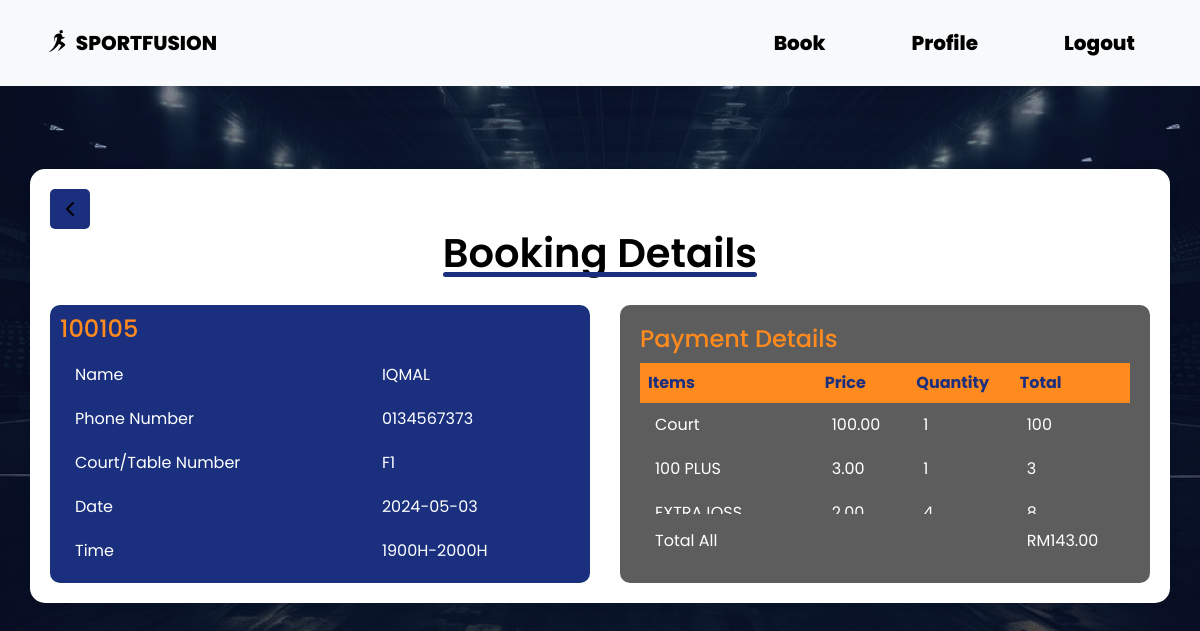
/scrollable.php?viewID=100105 (signed in), run on the app's committed database.
### tables this page shows
CREATE TABLE `booking` (
  `BOOKINGID` int NOT NULL,
  `BOOKINGDATE` date NOT NULL,
  `TIMESLOT` varchar(11) NOT NULL,
  `HOURSBOOKED` varchar(11) NOT NULL,
  `ADMINID` int DEFAULT NULL,
  `FACID` varchar(30) DEFAULT NULL,
  `CUSTID` int DEFAULT NULL
);

CREATE TABLE `customer` (
  `CUSTID` int NOT NULL,
  `CUSTNAME` varchar(255) NOT NULL,
  `CUSTADDRESS` varchar(255) DEFAULT NULL,
  `CUSTPHONE` varchar(255) DEFAULT NULL,
  `USERNAME` varchar(255) NOT NULL,
  `PASSWORD` varchar(255) NOT NULL
);

CREATE TABLE `facility` (
  `FACID` varchar(30) NOT NULL,
  `FACNAME` varchar(255) NOT NULL,
  `FACPRICEPERHOUR` decimal(10,2) DEFAULT NULL,
  `FACSTATUS` varchar(30) DEFAULT NULL,
  `SPORTID` int DEFAULT NULL
);

CREATE TABLE `addon` (
  `ADDONID` int NOT NULL,
  `ADDONNAME` varchar(255) NOT NULL,
  `ADDONPRICE` decimal(10,2) DEFAULT NULL,
  `ADDONQUANTITY` int DEFAULT NULL
);

CREATE TABLE `booking_addon` (
  `BOOKINGID` int NOT NULL,
  `ADDONID` int NOT NULL,
  `PRICE` decimal(10,2) NOT NULL,
  `QUANTITY` int NOT NULL
);

### scrollable.php (the view, shortened to what this page needs)
<!DOCTYPE html>
<html lang="en">
<?php
include "config.php";
$viewID = $_GET["viewID"];
?>
<head>
    <link rel="stylesheet" href="css/bootstrap.min.css">
    <link rel="stylesheet" href="style.css">
</head>
<body>
    <header>
        <nav class="navbar navbar-expand-lg navbar-light bg-light">
            <div class="container-fluid">
                <a class="navbar-brand" href="home.php">
                    <img src="resource/logo.svg" alt="Logo" width="30" height="24" class="d-inline-block align-text-top">
                    SPORTFUSION
                </a>
                <div class="collapse navbar-collapse" id="navbarNav">
                    <ul class="navbar-nav ms-auto">
                        <li class="nav-item">
                            <a class="nav-link" href="checkTime.php">Book</a>
                        </li>
                        <li class="nav-item">
                            <a class="nav-link" href="profile.php">Profile</a>
                        </li>
                        <li class="nav-item">
                            <a class="nav-link" href="logout.php">Logout</a>
                        </li>
                    </ul>
                </div>
            </div>
        </nav>
    </header>
    <main id="customer-details">
        <section class="choose-sport">
            <div class="container">
                <a href="cusPastBooking.php" class="back-button">
                    <svg width="24" height="24" viewBox="0 0 24 24" fill="none" xmlns="http://www.w3.org/2000/svg">
                        <path d="M15 18L9 12L15 6" stroke="black" stroke-width="2" stroke-linecap="round" stroke-linejoin="round" />
                    </svg>
                </a>
                <h1>Booking Details</h1>
                <div class="booking-details-wrapper">
                    <?php
                    $sqlBooking = "SELECT * FROM booking B JOIN customer C ON B.CUSTID = C.CUSTID WHERE BOOKINGID = ?";
                    $stmtBooking = $conn->prepare($sqlBooking);
                    if ($stmtBooking) {
                        $stmtBooking->bind_param("i", $viewID);
                        $stmtBooking->execute();
                        $resultBooking = $stmtBooking->get_result();
                        if ($resultBooking->num_rows > 0) {
                            $row = $resultBooking->fetch_assoc();
                            $bookingDate = $row["BOOKINGDATE"];
                            $bookingSlot = $row["TIMESLOT"];
                            $bookingFacID = $row["FACID"];
                            $bookingCustPhone = $row["CUSTPHONE"];
                            $bookingCustName = $row["CUSTNAME"];
                        } else {
                            echo "<script>alert('No Booking Available');</script>";
                        }
                    } else {
                        echo "Error preparing statement: " . $conn->error;
                    }
                    ?>
                    <div class="booking-details">
                        <div class="table-container">
                            <h3><?php echo $viewID; ?></h3>
                            <table>
                                <tr>
                                    <td>Name</td>
                                    <td><?php echo $bookingCustName; ?></td>
                                </tr>
                                <tr>
                                    <td>Phone Number</td>
                                    <td><?php echo $bookingCustPhone; ?></td>
                                </tr>
                                <tr>
                                    <td>Court/Table Number</td>
                                    <td><?php echo $bookingFacID; ?></td>
                                </tr>
                                <tr>
                                    <td>Date</td>
                                    <td><?php echo $bookingDate; ?></td>
                                </tr>
                                <tr>
                                    <td>Time</td>
                                    <td><?php echo $bookingSlot; ?></td>
                                </tr>
                            </table>
                        </div>
                    </div>
                    <div class="booking-details2">
                        <div class="table-container2">
                            <?php
                            $sqlPayment = "SELECT B.*, F.FACPRICEPERHOUR, A.ADDONID, A.QUANTITY, AD.ADDONPRICE, AD.ADDONNAME
                   FROM booking B
                   JOIN booking_addon A ON B.BOOKINGID = A.BOOKINGID
                   JOIN FACILITY F ON B.FACID = F.FACID
                   JOIN ADDON AD ON A.ADDONID = AD.ADDONID
                   WHERE B.BOOKINGID = ?";
                            $stmtPayment = $conn->prepare($sqlPayment);
                            if ($stmtPayment) {
                                $stmtPayment->bind_param("i", $viewID);
                                $stmtPayment->execute();
                                $resultPayment = $stmtPayment->get_result();
                                if ($resultPayment->num_rows > 0) {
                                    $totalAmount = 0;
                            ?>
                                    <h3>Payment Details</h3>
                                    <div class="scrollable-table">
                                        <table>
                                            <thead>
                                                <tr>
                                                    <th>Items</th>
                                                    <th>Price</th>
                                                    <th>Quantity</th>
                                                    <th>Total</th>
                                                </tr>
                                            </thead>
                                            <tbody>
                                                <?php
                                                $row = $resultPayment->fetch_assoc();
                                                $price = $row["FACPRICEPERHOUR"];
                                                $hour = $row["HOURSBOOKED"];
                                                $courtTotal = $price * $hour;
                                                $totalAmount += $courtTotal;
                                                ?>
                                                <tr>
                                                    <td>Court</td>
                                                    <td><?php echo $price; ?></td>
                                                    <td><?php echo $hour; ?></td>
                                                    <td><?php echo $courtTotal; ?></td>
                                                </tr>
                                                <?php
                                                do {
                                                    $addonName = $row["ADDONNAME"];
                                                    $addonPrice = $row["ADDONPRICE"];
                                                    $addonQuantity = $row["QUANTITY"];
                                                    $addonTotal = $addonPrice * $addonQuantity;
                                                    $totalAmount += $addonTotal;
                                                ?>
                                                    <tr>
                                                        <td><?php echo $addonName; ?></td>
                                                        <td><?php echo $addonPrice; ?></td>
                                                        <td><?php echo $addonQuantity; ?></td>
                                                        <td><?php echo $addonTotal; ?></td>
                                                    </tr>
                                                <?php
                                                } while ($row = $resultPayment->fetch_assoc());
                                                ?>
                                            </tbody>
                                            <tfoot>
                                                <tr class="total-row">
                                                    <td colspan="3">Total All</td>
                                                    <td><?php echo 'RM' . number_format($totalAmount, 2); ?></td>
                                                </tr>
                                            </tfoot>
                                        </table>
                                    </div>
                            <?php
                                } else {
                                    echo "<script>alert('No Booking Available');</script>";
                                }
                            } else {
                                echo "Error preparing statement: " . $conn->error;
                            }
                            ?>
                        </div>
                    </div>
                </div>
        </section>
    </main>
</body>
</html>

### style.css (style rules this page uses)
* { margin: 0; padding: 0; box-sizing: border-box; font-family: "Poppins", Arial, Helvetica, sans-serif; }
body { background: url(resource/bgRsc.png); background-size: cover; background-repeat: no-repeat; }
header { display: flex; justify-content: flex-end; align-items: center; }
.navbar { display: flex; justify-content: space-between; align-items: center; padding: 10px; width: 100%; background-color: #ffffff; }
.navbar ul { list-style: none; display: flex; margin-right: 20px; }
.navbar ul li { margin-left: 20px; }
.navbar ul li { text-decoration: none; color: #ffffff; font-weight: 600; padding: 10px 15px; border-radius: 5px; }
.navbar a { font-size: 20px; color: #000000; text-decoration: none; font-weight: 800; position: relative; margin-left: 20px; }
.navbar a::after { content: ""; display: block; height: 4px; border-radius: 15px; width: 100%; background-color: #FF8A1E; transform: scaleX(0); transform-origin: left; transition: transform 0.2s ease; position: absolute; bottom: -3px; left: -5px; }

### scrollable.php (style rules this page uses)
#customer-details .choose-sport { display: flex; flex-direction: column; align-items: center; justify-content: center; height: 600px; color: #000000; }
#customer-details .container { background-color: #ffffff; padding: 20px; border-radius: 15px; box-shadow: 0 0 10px rgba(0, 0, 0, 0.1); text-align: center; position: relative; }
#customer-details .back-button { display: flex; align-items: center; justify-content: center; width: 40px; height: 40px; background-color: #1A307F; color: #ffffff; border-radius: 5px; transition: background-color 0.2s; cursor: pointer; }
#customer-details .back-button svg { width: 24px; height: 24px; stroke: #ffffff; stroke-width: 2; }
#customer-details .booking-details-wrapper { display: flex; justify-content: space-between; margin-top: 20px; }
#customer-details .booking-details, #customer-details .booking-details2 { flex-basis: calc(50% - 10px); background-color: #1A307F; border-radius: 10px; padding: 10px; }
#customer-details .booking-details .table-container, #customer-details .booking-details2 .table-container { background-color: #1A307F; padding: 10px; border-radius: 10px; overflow: hidden; display: flex; flex-direction: column; align-items: flex-start; }
#customer-details .booking-details2 { flex-basis: calc(50% - 20px); background-color: #5d5d5e; border-radius: 10px; padding: 20px; margin-left: 20px; }
#customer-details .booking-details .table-container { background-color: transparent; padding: 0; border-radius: 0; overflow: hidden; display: flex; flex-direction: column; align-items: flex-start; }
#customer-details .booking-details2 .table-container2 { background-color: transparent; padding: 0; border-radius: 0; overflow: hidden; display: flex; flex-direction: column; align-items: flex-start; }
#customer-details .booking-details .table-container h3 { margin: 0 0 10px 0; color: #FF8A1E; font-size: 1.5em; text-align: left; width: 100%; }
#customer-details .booking-details2 .table-container2 h3 { margin: 0 0 10px 0; color: #FF8A1E; font-size: 1.5em; text-align: left; width: 100%; }
#customer-details .booking-details table, #customer-details .booking-details2 table { width: 100%; background-color: transparent; color: #ffffff; border-collapse: collapse; text-align: left; }
#customer-details .booking-details table td, #customer-details .booking-details2 table td { padding: 10px 15px; border: none; }
#customer-details .booking-details2 table th { background-color: #FF8A1E; color: #1A307F; font-weight: bold; }
#customer-details .booking-details2 table tr:nth-child(even) { background-color: #5d5d5e; }
#customer-details .booking-details2 table tr:last-child td { background-color: #5d5d5e; padding-top: 15px; }
.scrollable-table { max-height: 200px; overflow-y: auto; position: relative; width: 100%; }
table { width: 100%; border-collapse: collapse; }
th, td { padding: 8px; text-align: left; }
th { background-color: #f2f2f2; position: sticky; top: 0; z-index: 2; }
.total-row { background-color: #f2f2f2; position: sticky; bottom: 0; z-index: 1; }
.container h1 { display: inline-block; position: relative; font-family: 'Poppins'; font-weight: 600; color: #000; }
.container h1::after { content: ''; position: absolute; left: 0; bottom: 0; width: 100%; height: 5px; background: #1A307F; border-radius: 3px; }

### data on the page
booking: CUSTID.CUSTNAME "IQMAL", CUSTID.CUSTPHONE "0134567373", FACID "F1", BOOKINGDATE "2024-05-03", TIMESLOT "1900H-2000H", HOURSBOOKED "1", addon.ADDONNAME "100 PLUS", addon.ADDONPRICE "3.00", booking_addon.QUANTITY "1", addon.ADDONPRICE "3", addon.ADDONNAME "EXTRAJOSS", addon.ADDONPRICE "2.00", booking_addon.QUANTITY "4", addon.ADDONPRICE "8"
facility: FACPRICEPERHOUR "100.00", FACPRICEPERHOUR.HOURSBOOKED "100"

### other printed values
$viewID "100105"
$totalAmount "143.00"
